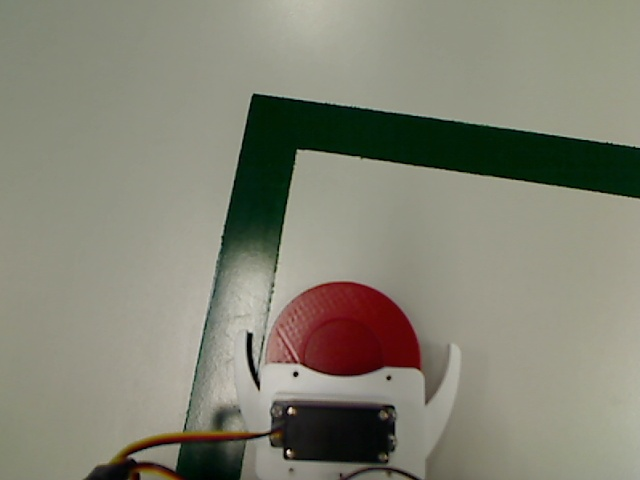
#> input picture script/camera/corners/image-5.jpg, 640 x 480 px, found by its file name
$ python OpenCvPuckDetector.py
#> lines starting #> are read from the running program, lines starting #| are printed output that depends on the picture; after the words box and inside, x2 and y2 are one past the last pixel; in counts of white or black regions, pixels touching at a corner belong together
### src/domain/Color.py
from enum import Enum


class Color(Enum):
    BLACK = 0, ([70, 0, 0], [133, 255, 57])
    BROWN = 1, (([4, 68, 0], [18, 255, 72]), ([8, 25, 17], [18, 185, 143]))
    RED = 2, (([0, 70, 0], [2, 255, 255]), ([170, 70, 50], [189, 255, 255]))
    ORANGE = 3, ([5, 120, 120], [19, 255, 255])
    YELLOW = 4, ([19, 171, 0], [31, 255, 255])
    GREEN = 5, ([48, 105, 39], [79, 255, 255])
    BLUE = 6, ([103, 0, 83], [126, 255, 255])
    PURPLE = 7, ([114, 0, 10], [158, 109, 255])
    GREY = 8, ([20, 4, 0], [47, 141, 133])
    WHITE = 9, ([0, 0, 157], [172, 111, 255])
    NONE = 10, ([0, 0, 0], [0, 0, 0])
    STARTING_ZONE = 11, ([30, 0, 0], [80, 240, 114])
    INTERIOR_BLUE = 12, ([77, 0, 124], [94, 255, 255])

    def __init__(self, resistance_digit: int, *hsv_bounds):
        self._resistance_digit = resistance_digit
        self._hsv_bounds = hsv_bounds

    def get_resistance_digit(self) -> int:
        return self._resistance_digit

    def get_hsv_bounds(self):
        return self._hsv_bounds

    # [5 lines left out: function value_of_resistance_digit, not called in this run]

### src/infra/vision/OpenCvPuckDetector.py
from typing import List

import cv2
import numpy as np

from domain.Color import Color
from domain.Position import Position
from domain.vision.IPuckDetector import IPuckDetector
from domain.vision.exception.PuckNotFoundException import PuckNotFoundException


class OpenCvPuckDetector(IPuckDetector):
    VERTICAL_CROP = (150, 430)

    def detect(self, image: np.ndarray, puck_color: Color) -> Position:
        cropped_image = self._cut_image(image)
        return self._new_find_puck(cropped_image, puck_color)

    def _new_find_puck(self, image: np.ndarray, puck_color: Color) -> Position:
        prepared_image = None
        if puck_color == Color.RED or puck_color == Color.BROWN:
            prepared_image = self._apply_two_mask(image, puck_color)
        elif (
            puck_color == Color.BLACK
            or puck_color == Color.GREY
            or puck_color == Color.WHITE
        ):
            prepared_image = self._prepared_image_to_find_with_just_circles(
                image, puck_color
            )

        else:
            prepared_image = self._new_prepared_image(image, puck_color)
        contour = self._new_find_puck_contour(prepared_image)
        (x, y), _ = cv2.minEnclosingCircle(contour)
        return Position(int(x), int(y) + self.VERTICAL_CROP[0])

    def _new_find_puck_contour(self, prepared_image: np.ndarray) -> np.ndarray:
        contours, *_ = cv2.findContours(
            prepared_image, cv2.RETR_CCOMP, cv2.CHAIN_APPROX_SIMPLE
        )
        if len(contours) == 0:
            raise PuckNotFoundException()
        good_contours = []
        for contour in contours:
            if cv2.contourArea(contour) > 1000:
                print(cv2.contourArea(contour))
                good_contours.append(contour)
        if len(good_contours) == 0:
            raise PuckNotFoundException()
        return self._extract_max_contour(contours)

    # [32 lines left out: function _prepared_image_to_find_with_just_circles, not called in this run]

    def _new_prepared_image(self, image: np.ndarray, puck_color: Color) -> np.ndarray:
        hsv_image = cv2.cvtColor(image, cv2.COLOR_BGR2HSV)
        hsv_bounds = puck_color.get_hsv_bounds()
        return cv2.inRange(
            hsv_image, np.array(hsv_bounds[0][0]), np.array(hsv_bounds[0][1])
        )

    # [23 lines left out: functions _apply_two_mask, _find_puck_contour, not called in this run]

    def _extract_max_contour(self, contours: List[np.ndarray]):
        return max(contours, key=cv2.contourArea)

    def _cut_image(self, image: np.ndarray) -> np.ndarray:
        return image[self.VERTICAL_CROP[0] : self.VERTICAL_CROP[1], :]


# 14 avril: On peut  le laisser pour tester rapidement en cas de problème, le code ne fonctionne pas encore parfaitement
if __name__ == "__main__":
    # filename = "../../../resources/puck-color/image-{}.jpg"
    filename = "../../../resources/puck-color/image-5.jpg"
    files = []
    for i in range(1):
        files.append(filename.format(i))
    for image_filename in files:
        image = cv2.imread(image_filename)
#> image is the input picture: shape (480, 640, 3); mean B, G, R 116, 131.1, 131.6
        detector = OpenCvPuckDetector()
        try:
            position = detector.detect(image, Color.BLUE)
#> in _cut_image, `return image[self.VERTICAL_CROP[0] : self.VERTICAL_CROP[1], :]`:
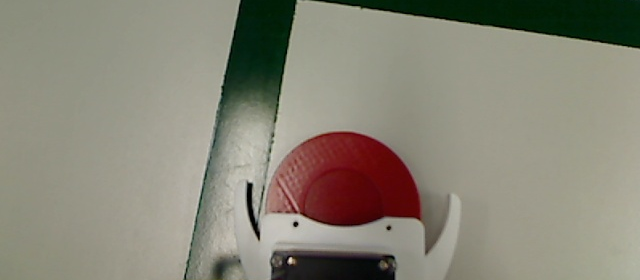
#> returned value: shape (280, 640, 3); mean of channels 0, 1, 2 119.4, 133.5, 136.8; drawn as B, G, R
#> in _new_prepared_image, `hsv_image = cv2.cvtColor(image, cv2.COLOR_BGR2HSV)`: hsv_image: shape (280, 640, 3); mean H, S, V 35.5, 53.1, 139.5
#> in _new_prepared_image, `return cv2.inRange( hsv_image, np.array(hsv_bounds[0][0]), np.array(hs..`:
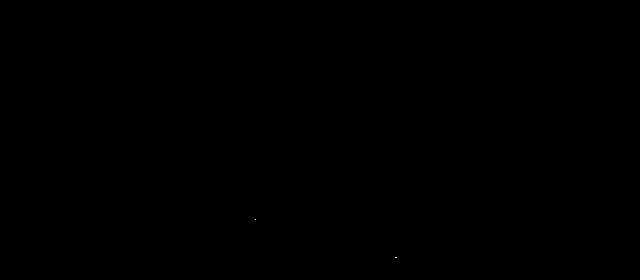
#> returned value: shape (280, 640); 0% white in thin lines or dots, all inside (x1, y1, x2, y2) = (255, 219, 397, 258)
#> in _new_find_puck_contour, `contours, *_ = cv2.findContours( prepared_image, cv2.RETR_CCOMP, cv2.C..`: contours = 2 contours, all with area under 20
#> the loop in _new_find_puck_contour, `for contour in contours:` made 2 passes
#> contour on passes 1 to 2: [[395, 257], [396, 257]], [[255, 219]]
#> after the loop in _new_find_puck_contour, `for contour in contours:`: good_contours = []
            cv2.circle(
                image,
                (int(position.get_x_coordinate()), int(position.get_y_coordinate())),
                20,
                (0, 255, 0),
                2,
            )
            cv2.imshow("sda", image)
            cv2.waitKey(0)
            cv2.destroyAllWindows()
        except PuckNotFoundException:
            cv2.imshow("sda", image)
            cv2.waitKey(0)
            cv2.destroyAllWindows()
            print("Puck not found")

$ run again, with script/camera/corners/image-0.jpg copied over script/camera/corners/image-5.jpg
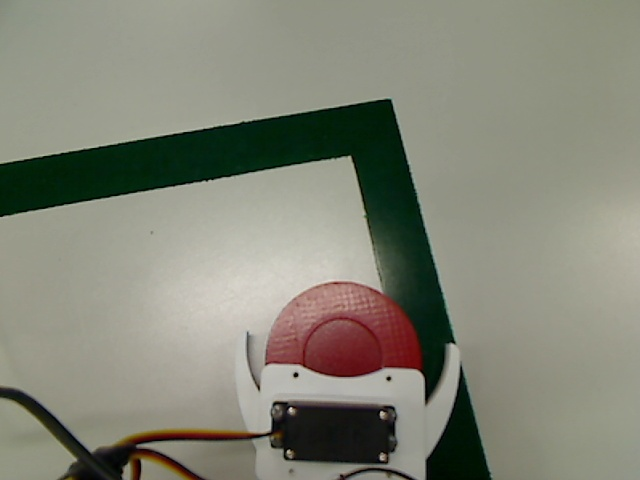
#> input picture script/camera/corners/image-0.jpg, 640 x 480 px, found by its file name
#> image is the input picture: shape (480, 640, 3); mean B, G, R 118.8, 132.8, 131.7
#> in _cut_image, `return image[self.VERTICAL_CROP[0] : self.VERTICAL_CROP[1], :]`:
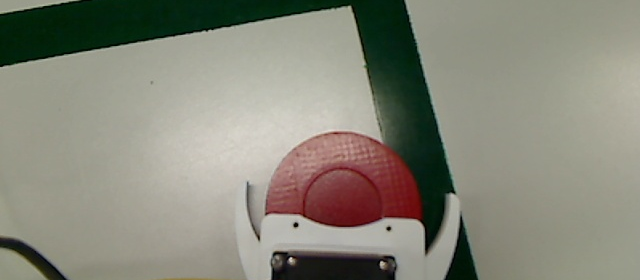
#> returned value: shape (280, 640, 3); mean of channels 0, 1, 2 121.7, 134.9, 135.5; drawn as B, G, R
#> hsv_image: shape (280, 640, 3); mean H, S, V 38.1, 56.5, 139.8
#> contours = 8 contours, 7 with area under 20; largest, box (x1, y1, x2, y2) and area: (50, 261, 69, 280) 26
#> the loop in _new_find_puck_contour, `for contour in contours:` made 8 passes
#> contour on passes 1, 3, 4, 6, 8: [[398, 262], [398, 263], [399, 263], [399, 262]], [[47, 259], [47, 260], [48, 260]], [[393, 256], [394, 257], [394, 256]], [[30, 246], [31, 247], [31, 246]], [[246, 184], [246, 185]]
#> after the loop in _new_find_puck_contour, `for contour in contours:`: good_contours = []

$ run again, with script/camera/corners/image-10.jpg copied over script/camera/corners/image-5.jpg
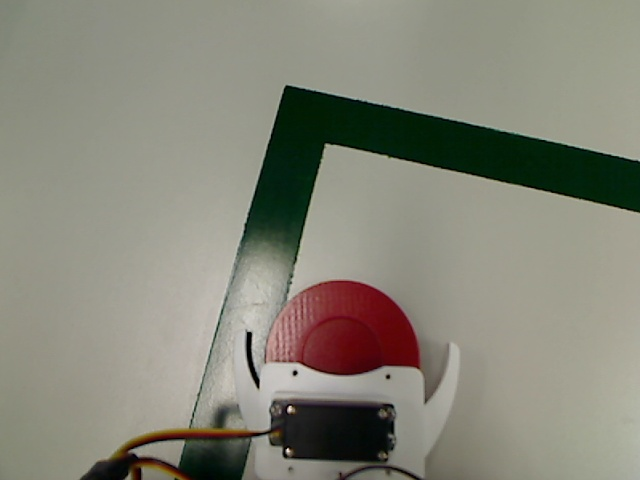
#> input picture script/camera/corners/image-10.jpg, 640 x 480 px, found by its file name
#> image is the input picture: shape (480, 640, 3); mean B, G, R 120.7, 133.8, 134.5
#> in _cut_image, `return image[self.VERTICAL_CROP[0] : self.VERTICAL_CROP[1], :]`:
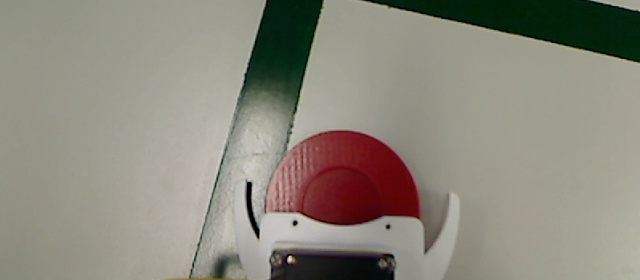
#> returned value: shape (280, 640, 3); mean of channels 0, 1, 2 124.8, 136.9, 140.4; drawn as B, G, R
#> hsv_image: shape (280, 640, 3); mean H, S, V 38.2, 49.6, 143.1
#> contours = 6 contours, all with area under 20
#> the loop in _new_find_puck_contour, `for contour in contours:` made 6 passes
#> contour on passes 1, 2, 3, 4, 6: [[224, 258]], [[285, 252], [285, 253]], [[318, 237]], [[259, 227]], [[244, 186], [244, 189], [246, 189], [246, 186]]
#> after the loop in _new_find_puck_contour, `for contour in contours:`: good_contours = []
